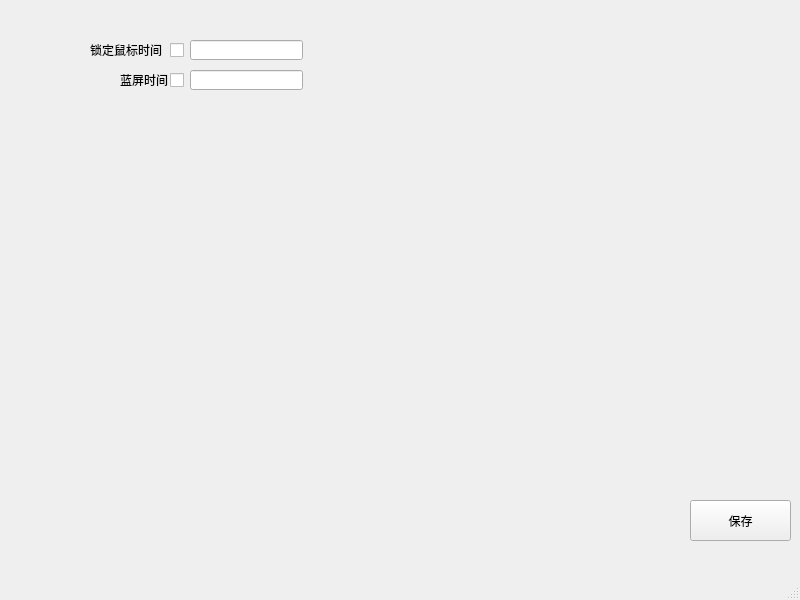
<?xml version="1.0" encoding="UTF-8"?>
<ui version="4.0">
 <class>qt_std1</class>
 <widget class="QMainWindow" name="qt_std1">
  <property name="geometry">
   <rect>
    <x>0</x>
    <y>0</y>
    <width>800</width>
    <height>600</height>
   </rect>
  </property>
  <property name="windowTitle">
   <string>qt_std1</string>
  </property>
  <widget class="QWidget" name="centralwidget">
   <widget class="QPushButton" name="pushButton">
    <property name="geometry">
     <rect>
      <x>690</x>
      <y>500</y>
      <width>101</width>
      <height>41</height>
     </rect>
    </property>
    <property name="text">
     <string>保存</string>
    </property>
   </widget>
   <widget class="QStackedWidget" name="stackedWidget">
    <property name="geometry">
     <rect>
      <x>20</x>
      <y>10</y>
      <width>721</width>
      <height>471</height>
     </rect>
    </property>
    <widget class="QWidget" name="page">
     <widget class="QLabel" name="label">
      <property name="geometry">
       <rect>
        <x>70</x>
        <y>30</y>
        <width>80</width>
        <height>20</height>
       </rect>
      </property>
      <property name="text">
       <string>锁定鼠标时间</string>
      </property>
     </widget>
     <widget class="QLabel" name="label_2">
      <property name="geometry">
       <rect>
        <x>100</x>
        <y>60</y>
        <width>51</width>
        <height>20</height>
       </rect>
      </property>
      <property name="text">
       <string>蓝屏时间</string>
      </property>
     </widget>
     <widget class="QLineEdit" name="lineEdit">
      <property name="geometry">
       <rect>
        <x>170</x>
        <y>30</y>
        <width>113</width>
        <height>20</height>
       </rect>
      </property>
     </widget>
     <widget class="QLineEdit" name="lineEdit_2">
      <property name="geometry">
       <rect>
        <x>170</x>
        <y>60</y>
        <width>113</width>
        <height>20</height>
       </rect>
      </property>
     </widget>
     <widget class="QCheckBox" name="checkBox">
      <property name="geometry">
       <rect>
        <x>150</x>
        <y>30</y>
        <width>21</width>
        <height>20</height>
       </rect>
      </property>
      <property name="text">
       <string/>
      </property>
     </widget>
     <widget class="QCheckBox" name="checkBox_2">
      <property name="geometry">
       <rect>
        <x>150</x>
        <y>60</y>
        <width>21</width>
        <height>20</height>
       </rect>
      </property>
      <property name="text">
       <string/>
      </property>
     </widget>
    </widget>
    <widget class="QWidget" name="page_2"/>
   </widget>
  </widget>
  <widget class="QMenuBar" name="menubar">
   <property name="geometry">
    <rect>
     <x>0</x>
     <y>0</y>
     <width>800</width>
     <height>33</height>
    </rect>
   </property>
  </widget>
  <widget class="QStatusBar" name="statusbar"/>
 </widget>
 <resources/>
 <connections/>
</ui>
